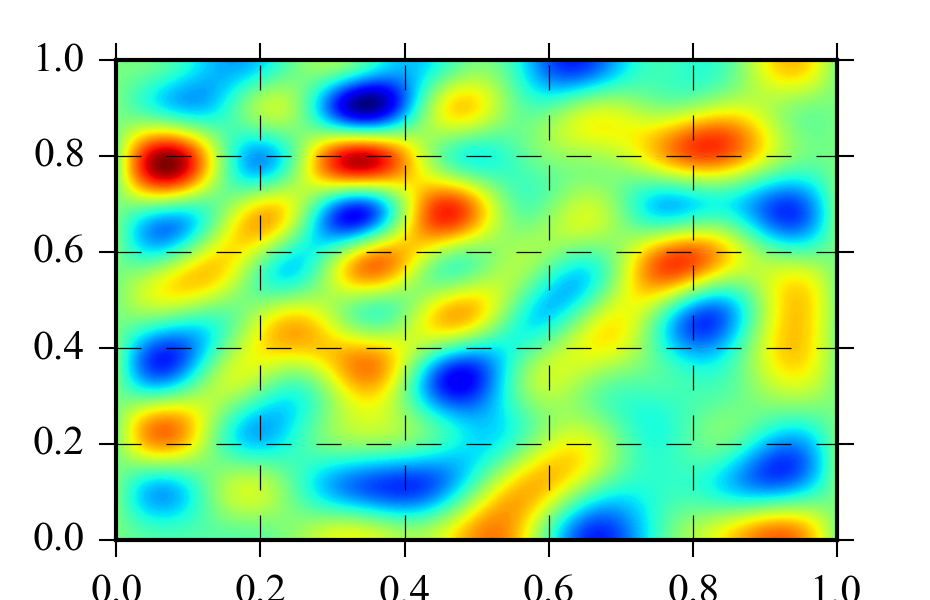

Generate this figure with Python:
import numpy as np
from numpy import pi, sin, cos
from numpy.random import random
import matplotlib.pyplot as plt

num = 500
bx = np.linspace(0, 1, num)
by = np.linspace(0, 1, num)
bx, by = np.meshgrid(bx, by, copy=False)

m = 10
n = 10
vs = np.zeros((num, num))
for i in range(1, m+1):
    for j in range(1, n+1):
        vs += (-1 + 2*random())*sin(i*pi*bx)*cos(j*pi*by)

levels = np.linspace(vs.min(), vs.max(), 200)
plt.contourf(bx, by, vs, levels=levels)
plt.savefig('test_plate_bc4.png')
